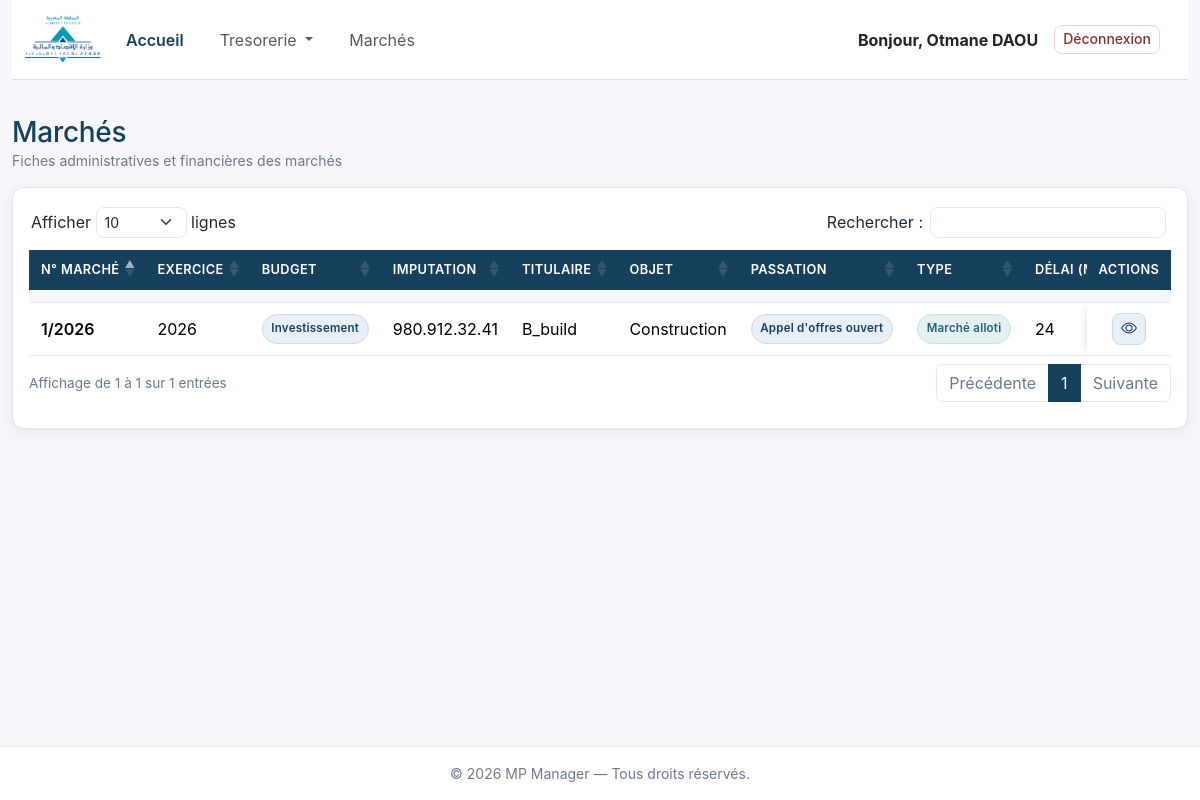
Screenshot of /marche/tableau_marche (signed in) with the database file from the repository.
### marche/models.py (models this page shows, shortened)
class FicheMarche(HorodatageMixin):
    class TypeBudget(models.TextChoices):
        INV = "INV", "Investissement"
        EXP = "EXP", "Exploitation"
    class ModePassation(models.TextChoices):
        APPEL_OFFRES_OUVERT = "AOO", "Appel d'offres ouvert"
        APPEL_OFFRES_OUVERT_SIMPLIFIE = "AOS", "Appel d'offres ouvert simplifié"
        APPEL_OFFRES_AVEC_PRESELECTION = "AOP", "Appel d'offres avec présélection"
        APPEL_OFFRES_NATIONAL = "AON", "Appel d'offres national"
        APPEL_OFFRES_INTERNATIONAL = "AOI", "Appel d'offres international"
        APPEL_OFFRES_RESTREINT = "AOR", "Appel d'offres restreint"
        CONCOURS = "CONCOURS", "Concours"
        PROCEDURE_NEGOCIEE = "NEGOCIEE", "Procédure négociée"
    class TypesMarche(models.TextChoices):
        MARCHE_CADRE = "MARCHE_CADRE", "Marché cadre"
        MARCHE_RECONDUCTIBLE = "MARCHE_RECONDUCTIBLE", "Marché reconductible"
        MARCHE_ALLOTIS = "MARCHE_ALLOTIS", "Marché alloti"
        MARCHE_CONCEP_REALISATION = (
            "MARCHE_CONCEP_REALISATION",
            "Marché conception-réalisation",
        )
        MARCHE_TRANCHES_CONDITIONNELLES = (
            "MARCHE_TRANCHES_CONDITIONNELLES",
            "Marché à tranches conditionnelles",
        )
        DIALOGUE_COMPETITIF = "DIALOGUE_COMPETITIF", "Dialogue compétitif"
        OFFRE_SPONTANEE = "OFFRE_SPONTANEE", "Offre spontanée"
    objects = FicheMarcheQuerySet.as_manager()
    num_marche = models.CharField(
        max_length=50, unique=True, verbose_name="Numéro de marché"
    )
    type_budget = models.CharField(
        max_length=5, choices=TypeBudget.choices, verbose_name="Type de budget"
    )
    imputation_budgetaire = models.CharField(
        max_length=50,
        verbose_name="Imputation budgétaire",
        help_text="Exemple : 980.912.50.53",
    )
    objet = models.TextField(verbose_name="Objet du marché")
    titulaire = models.CharField(max_length=255, verbose_name="Titulaire du marché")
    mode_passation = models.CharField(
        max_length=10, choices=ModePassation.choices, verbose_name="Mode de passation"
    )
    type_marche = models.CharField(
        max_length=35, choices=TypesMarche.choices, verbose_name="Type de marché"
    )
    exercice_budgetaire = models.PositiveSmallIntegerField(
        verbose_name="Exercice budgétaire",
        db_index=True,
    )
    rib = models.CharField(
        max_length=24,
        validators=[rib_validator],
        verbose_name="RIB",
    )
    dom_bancaire = models.CharField(
        max_length=255, verbose_name="Domiciliation bancaire"
    )
    date_notif_appro = models.DateField(
        null=True, blank=True, verbose_name="Date de notification d'approbation"
    )
    delai_execution = models.PositiveIntegerField(
        verbose_name="Délai d'exécution (mois)"
    )
    montant_ht = models.DecimalField(
        max_digits=14,
        decimal_places=2,
        default=Decimal("0.00"),
        validators=[MinValueValidator(0)],
        verbose_name="Montant hors taxe",
    )
    taux_tva = models.DecimalField(
        max_digits=5,
        decimal_places=2,
        default=Decimal("20.00"),
        validators=[MinValueValidator(0), MaxValueValidator(100)],
        verbose_name="Taux de TVA",
    )
    taux_rabais = models.DecimalField(
        max_digits=5,
        decimal_places=2,
        default=Decimal("0.00"),
        validators=[MinValueValidator(0), MaxValueValidator(100)],
        verbose_name="Rabais",
        help_text="En pourcentage, exemple: 12.45",
    )
    taux_majoration = models.DecimalField(
        max_digits=5,
        decimal_places=2,
        default=Decimal("0.00"),
        validators=[MinValueValidator(0), MaxValueValidator(100)],
        verbose_name="Majoration",
        help_text="En pourcentage, exemple: 14.05",
    )
    avenant = models.DecimalField(
        max_digits=7,
        decimal_places=2,
        default=Decimal("0.00"),
        verbose_name="Montant des avenants",
    )
    montant_global_ttc = models.DecimalField(
        max_digits=14,
        decimal_places=2,
        default=Decimal("0.00"),
        null=True,
        blank=True,
        verbose_name="Montant global TTC",
    )
    caution_provisoire = models.DecimalField(
        max_digits=14,
        decimal_places=2,
        null=True,
        blank=True,
        verbose_name="Caution provisoire",
    )
    caution_definitive = models.DecimalField(
        max_digits=14,
        decimal_places=2,
        null=True,
        blank=True,
        verbose_name="Caution définitive",
    )
    retenue_garantie = models.DecimalField(
        max_digits=14,
        decimal_places=2,
        null=True,
        blank=True,
        default=0,
        verbose_name="Retenue de garantie",
    )
    marche_solde = models.BooleanField(default=False, verbose_name="Marché soldé")
    marche_resilie = models.BooleanField(default=False, verbose_name="Marché résilié")
    info_supp = models.TextField(
        blank=True, verbose_name="Informations supplémentaires"
    )
    class Meta:
        verbose_name = "Fiche marché"
        verbose_name_plural = "Fiches marché"
        ordering = [F("date_notif_appro").desc(nulls_last=True), "num_marche"]
        indexes = [
            models.Index(fields=["type_budget", "exercice_budgetaire"]),
        ]

### marche/views.py (the view)
class FicheMarcheListView(ListView):
    model = FicheMarche
    template_name = "marche/tableau_marche.html"
    context_object_name = "marches"
    queryset = FicheMarche.objects.avec_statut_nantissement()

### marche/templatetags/marche_extras.py (called while the page is built)
def _lookup(mapping, value):
    return mapping.get(value, _DEFAULT_BADGE)

@register.filter
def type_budget_badge(value):
    return _lookup(_TYPE_BUDGET_BADGES, value)

@register.filter
def mode_passation_badge(value):
    return _lookup(_MODE_PASSATION_BADGES, value)

@register.filter
def type_marche_badge(value):
    return _lookup(_TYPE_MARCHE_BADGES, value)

def _statut(marche):
    for attribut, libelle, classe in _STATUTS:
        if getattr(marche, attribut, False):
            return libelle, classe
    return _STATUT_DEFAUT

@register.filter
def statut_libelle(marche):
    return _statut(marche)[0]

@register.filter
def statut_badge(marche):
    return _statut(marche)[1]

def _nantissement(nantissement_existe):
    return _NANTISSEMENT[bool(nantissement_existe)]

@register.filter
def nantissement_libelle(nantissement_existe):
    return _nantissement(nantissement_existe)[0]

@register.filter
def nantissement_badge(nantissement_existe):
    return _nantissement(nantissement_existe)[1]

### templates/marche/tableau_marche.html (shortened to what this page needs)
{% extends "base.html" %}
{% load static %}
{% load marche_extras %}
{% block extra_css %}
<link rel="stylesheet" type="text/css" href="{% static 'vendor/datatables/dataTables.bootstrap5.min.css' %}">
{% endblock %}
{% block content %}
    <div class="d-flex justify-content-between align-items-center flex-wrap gap-2 mb-3">
        <div>
            <h1 class="h3 mb-0 text-mp-blue">Marchés</h1>
            <p class="text-muted-soft small mb-0">Fiches administratives et financières des marchés</p>
        </div>
    </div>
    <div class="table-card">
        <div class="table-responsive">
            <table id="marcheTable" class="table table-striped table-hover">
                <thead>
                    <tr>
                        <th>N° marché</th>
                        <th>Exercice</th>
                        <th>Budget</th>
                        <th>Imputation</th>
                        <th>Titulaire</th>
                        <th>Objet</th>
                        <th>Passation</th>
                        <th>Type</th>
                        <th>Délai (mois)</th>
                        <th>Montant TTC</th>
                        <th class="actions-col text-center">Actions</th>
                    </tr>
                    <tr class="filters">
                        <th data-placeholder="N° marché"></th>
                        <th data-placeholder="Exercice"></th>
                        <th data-placeholder="Budget"></th>
                        <th data-placeholder="Imputation"></th>
                        <th data-placeholder="Titulaire"></th>
                        <th data-placeholder="Objet"></th>
                        <th data-placeholder="Passation"></th>
                        <th data-placeholder="Type"></th>
                        <th class="actions-col" data-filter="off"></th>
                    </tr>
                </thead>
                <tbody>
                    {% for marche in marches %}
                    <tr>
                        <td class="fw-semibold">{{ marche.num_marche }}</td>
                        <td>{{ marche.exercice_budgetaire }}</td>
                        <td>
                            <span class="badge-matte {{ marche.type_budget|type_budget_badge }}"
                                  title="{{ marche.get_type_budget_display }}">{{ marche.get_type_budget_display|default:"Non renseigné" }}</span>
                        </td>
                        <td>{{ marche.imputation_budgetaire|default:"-" }}</td>
                        <td class="text-truncate" style="max-width: 220px;" title="{{ marche.titulaire }}">{{ marche.titulaire }}</td>
                        <td class="text-truncate" style="max-width: 320px;" title="{{ marche.objet }}">{{ marche.objet }}</td>
                        <td>
                            <span class="badge-matte {{ marche.mode_passation|mode_passation_badge }}"
                                  title="{{ marche.get_mode_passation_display }}">{{ marche.get_mode_passation_display|default:"Non renseigné" }}</span>
                        </td>
                        <td>
                            <span class="badge-matte {{ marche.type_marche|type_marche_badge }}"
                                  title="{{ marche.get_type_marche_display }}">{{ marche.get_type_marche_display|default:"Non renseigné" }}</span>
                        </td>
                        <td>{{ marche.delai_execution|default:"-" }}</td>
                        <td class="text-end fw-semibold">{{ marche.montant_global_ttc|floatformat:2|default:"-" }}</td>
                        <td class="text-center text-nowrap actions-col">
                            <div class="d-inline-flex gap-1">
                                <a href="{% url 'fiche_marche' marche.pk %}"
                                   class="btn btn-soft-primary btn-icon rounded-3"
                                   data-bs-toggle="tooltip" data-bs-placement="top" title="Consulter la fiche"
                                   aria-label="Consulter la fiche du marché {{ marche.num_marche }}">
                                    <i class="bi bi-eye"></i>
                                </a>
                            </div>
                        </td>
                    </tr>
                    {% empty %}
                    <tr>
                        <td colspan="14" class="text-center text-muted-soft py-4">
                            <i class="bi bi-inbox me-1"></i>Aucun marché enregistré.
                        </td>
                    </tr>
                    {% endfor %}
                </tbody>
            </table>
        </div>
    </div>
{% endblock %}

### templates/parts/navbar.html (shortened to what this page needs)
{% load static %}
<div class="container-fluid">
<nav class="navbar navbar-expand-lg navbar-light" style="margin-bottom: 20px; height: 80px; background-color: #ffffff; border-bottom: 1px solid #e0e0e0; padding: 0;">
  <div class="container-fluid">
    <a class="navbar-brand me-3" href="{% url 'index' %}">
      <img src="{% static 'IMAGE/fin_logo.png' %}" alt="Logo" height="78px" style="width: auto;">
    </a>
    <div class="collapse navbar-collapse" id="navbarNavDropdown">
      <ul class="navbar-nav me-auto">
        {% if user.is_authenticated %}
          <li class="nav-item">
            <a class="nav-link active" aria-current="page" href="{% url 'index' %}">Accueil</a>
          </li>
          <li class="nav-item dropdown">
            <a class="nav-link dropdown-toggle" href="" id="navbarDropdownMenuLink" role="button" data-bs-toggle="dropdown" aria-expanded="false">
              Tresorerie
            </a>
          </li>
          <li class="nav-item">
            <a class="nav-link" href="{% url 'tableau_marche' %}">Marchés</a>
          </li>
        {% endif %}
      </ul>
      {% if user.is_authenticated %}
      <div class="d-flex align-items-center ms-auto gap-3 pe-3">
          <span class="navbar-text text-dark fw-bold mb-0">
              Bonjour, {{ user.first_name|title }} {{ user.last_name|upper }}
          </span>
          <form method="post" action="{% url 'logout' %}" class="m-0">
              <button type="submit" class="btn btn-outline-danger btn-sm">
                  Déconnexion
              </button>
          </form>
      </div>
      {% endif %}
    </div>
  </div>
</nav>
</div>

### MP_Manager/static/CSS/style.css (style rules this page uses)
:root { --mp-blue: #17405E; --mp-blue-600: #1E5A82; --mp-blue-dark: #123449; --mp-green: #2E6B4F; --mp-green-600: #3B7D5C; --mp-green-dark: #24543E; --mp-teal: #2A6F73; --mp-slate: #4A5568; --mp-bg: #F5F7FA; --mp-border: #E3E8EF; --mp-text: #1F2933; --mp-muted: #6B7A8F; }
body { font-family: "Inter", system-ui, -apple-system, "Segoe UI", Roboto, Arial, sans-serif; background-color: var(--mp-bg); color: var(--mp-text); }
h1, h2, h3, h4, h5 { letter-spacing: -0.01em; }
.text-mp-blue { color: var(--mp-blue) !important; }
.text-muted-soft { color: var(--mp-muted) !important; }
.navbar .nav-link.active { color: var(--mp-blue); font-weight: 600; }
nav { background-color: #333; color: #fff; padding: 10px; }
nav ul { list-style-type: none; margin: 0; padding: 0; display: flex; }
nav ul li { margin-right: 20px; }
nav ul li a { color: #fff; text-decoration: none; }
.table-card { background-color: #ffffff; border: 1px solid var(--mp-border); border-radius: 0.75rem; box-shadow: 0 1px 2px rgba(16, 24, 40, 0.04), 0 4px 16px rgba(16, 24, 40, 0.06); padding: 1rem; margin-bottom: 1rem; overflow: hidden; }
.table { width: 100%; border-collapse: collapse; margin-bottom: 0.75rem; background-color: #ffffff; --bs-table-color: var(--mp-text); --bs-table-bg: #ffffff; --bs-table-border-color: var(--mp-border); --bs-table-striped-bg: #f8f9fa; --bs-table-hover-bg: #eef5fb; }
.table th, .table td { padding: 10px 12px; text-align: left; border-color: var(--mp-border); }
.table thead th { background-color: var(--mp-blue); color: #ffffff; font-weight: 600; font-size: 0.8rem; text-transform: uppercase; letter-spacing: 0.03em; border-color: #16374f; white-space: nowrap; vertical-align: middle; }
.table thead { --bs-table-color: #ffffff; --bs-table-bg: var(--mp-blue); --bs-table-border-color: #16374f; }
.actions-col { width: 96px; }
#tresorerieTable, #marcheTable { min-width: 100%; }
.table thead tr.filters th { background-color: var(--mp-bg); background-image: none; color: var(--mp-text); --bs-table-bg: var(--mp-bg); --bs-table-color: var(--mp-text); text-transform: none; letter-spacing: normal; border-bottom: 1px solid var(--mp-border); padding: 6px 8px; }
#tresorerieTable td, #marcheTable td { vertical-align: middle; }
#tresorerieTable.table-striped > tbody > tr.odd > *:not(.actions-col), #tresorerieTable.table-hover > tbody > tr:hover > *:not(.actions-col), #marcheTable.table-striped > tbody > tr.odd > *:not(.actions-col), #marcheTable.table-hover > tbody > tr:hover > *:not(.actions-col) { box-shadow: none; }
#tresorerieTable thead tr th.actions-col, #marcheTable thead tr th.actions-col { position: sticky; right: 0; z-index: 4; }
#tresorerieTable tbody td.actions-col, #marcheTable tbody td.actions-col { position: sticky; right: 0; z-index: 2; background-color: #ffffff; box-shadow: -6px 0 8px -6px rgba(16, 24, 40, 0.15); }
.btn-soft-primary { background-color: #E8EFF6; color: var(--mp-blue); border: 1px solid #CBDBE9; }
.btn-icon { width: 34px; height: 32px; display: inline-flex; align-items: center; justify-content: center; padding: 0; }
.badge-matte { display: inline-flex; align-items: center; font-weight: 600; font-size: 0.72rem; letter-spacing: 0.02em; padding: 0.45em 0.75em; border-radius: 50rem; border: 1px solid transparent; white-space: nowrap; }
.badge-matte-blue { background-color: #E8EFF6; color: #17405E; border-color: #CBDBE9; }
.badge-matte-cyan { background-color: #E5F0F3; color: #22606E; border-color: #C7DFE5; }
.btn { border-radius: 0.5rem; font-weight: 500; line-height: 1.35; transition: color 0.15s ease, background-color 0.15s ease, border-color 0.15s ease, box-shadow 0.15s ease; }
.btn-outline-danger { color: #8C2F2F; border-color: #EED2D2; }

### rows the page displays
FicheMarche: num_marche "1/2026", exercice_budgetaire "2026", type_budget "Investissement", imputation_budgetaire "980.912.32.41", titulaire "B_build", objet "Construction", mode_passation "Appel d'offres ouvert", type_marche "Marché alloti", delai_execution "24"

### other values shown
{{ user.first_name|title }} "Otmane"
{{ user.last_name|upper }} "DAOU"
